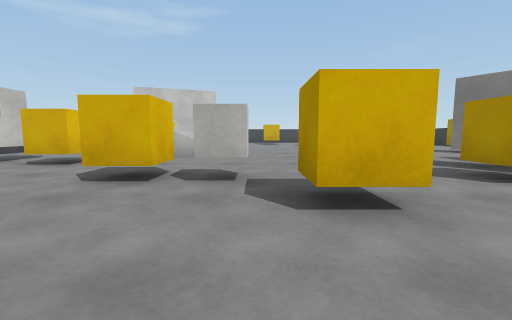
View 1 (above)

21 first-person views from a walk through a scene from a Unity 3-D project. The camera is 0.72 m above the floor, tilts 6° down and sees 90° across. The floor is counted in squares, 1 m on a side. Each view is taken from the middle of a square. On the plan, view 1 faces up. The plan holds only what a view shows up to about 9 squares ahead; the rest is blank. The player is left out. Surface patterns are stand-ins for the level's own textures.

View 2
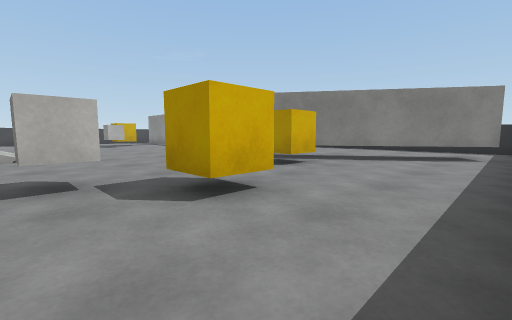

View 3
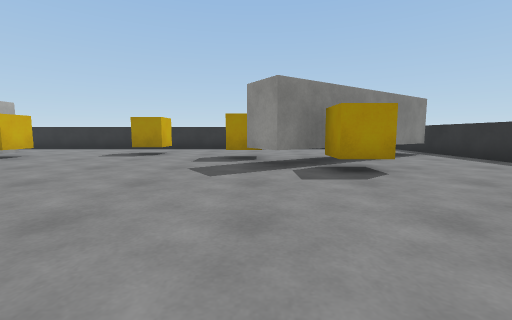

View 4
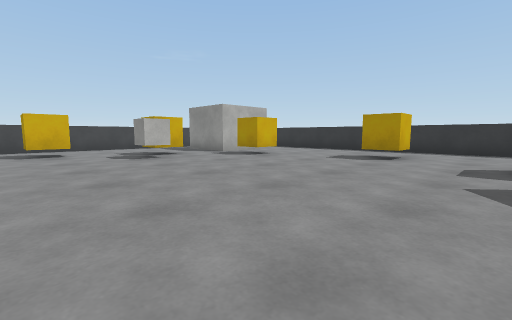

View 5
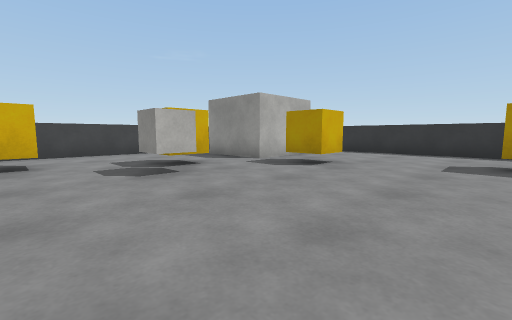

View 6
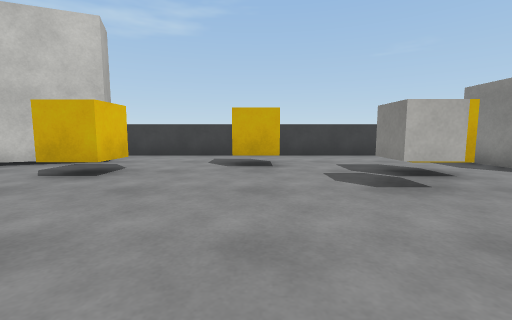

View 7
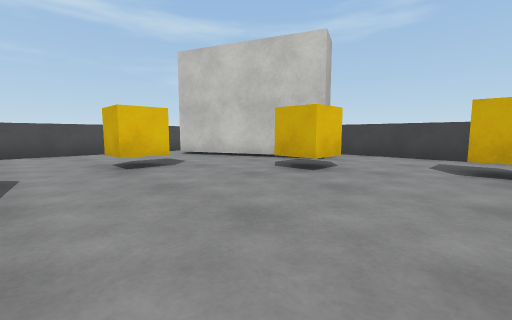

View 8
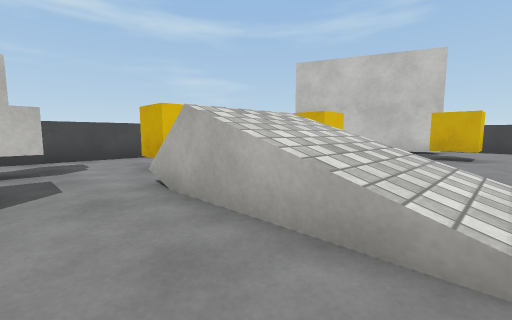

View 9
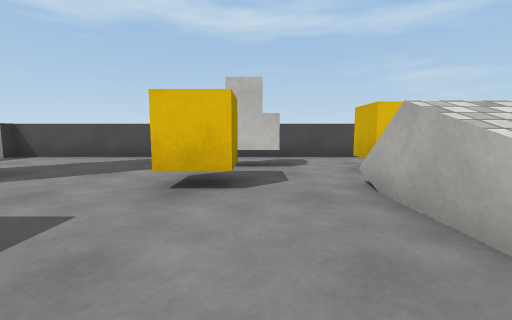

View 10
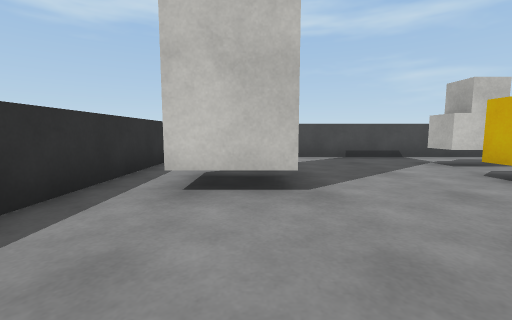

View 11
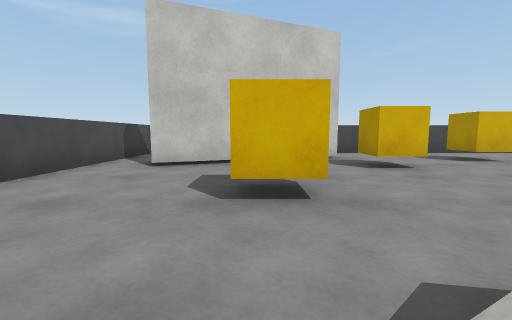

View 12
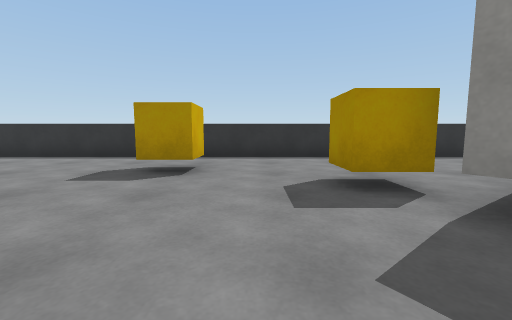

View 13
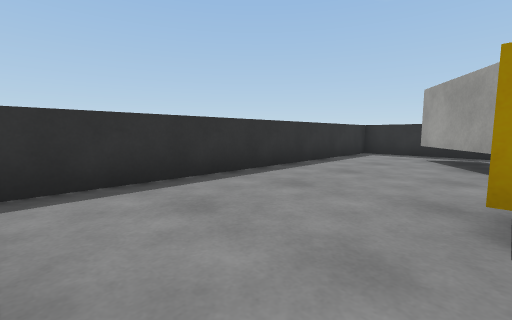

View 14
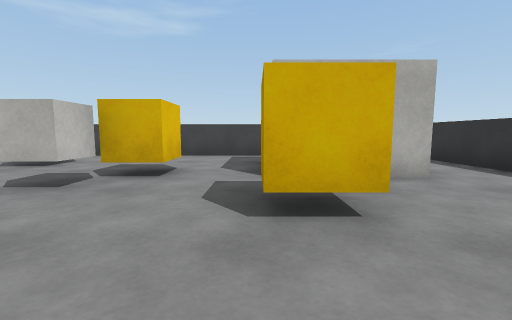

View 15
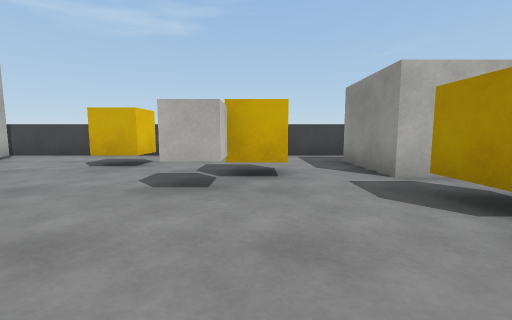

View 16
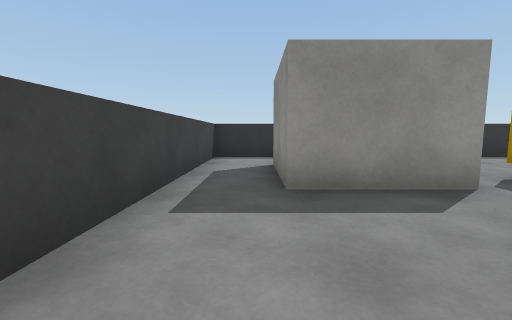

View 17
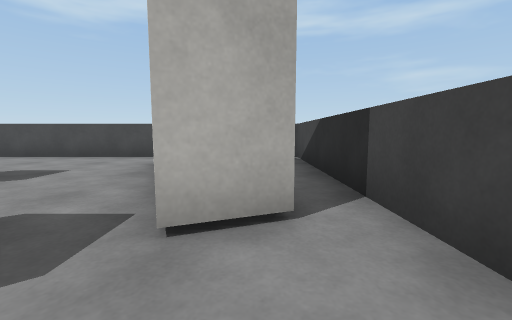

View 18
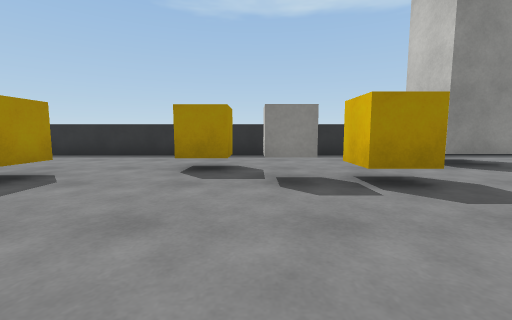

View 19
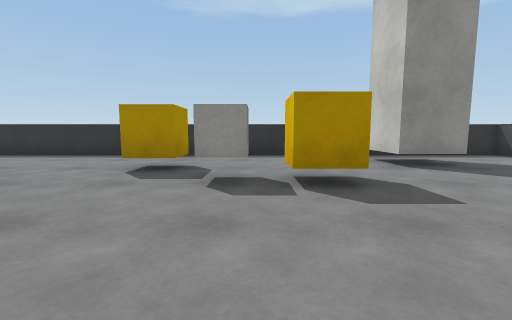

View 20
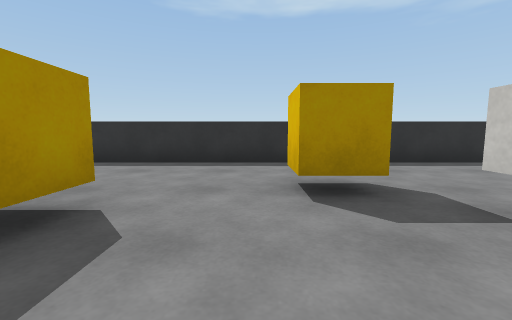

View 21
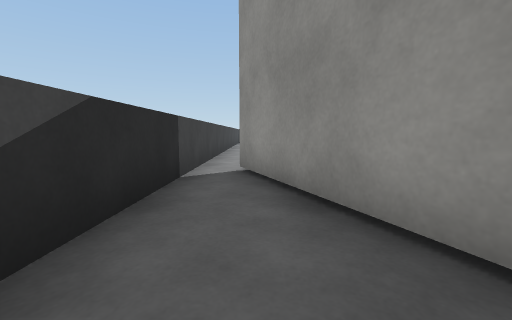

### Floor plan
Key: @ floor where view 1 was taken; # wall or solid block; . floor; / step, stairs or slope; C cube; W white cube; T thing the floor can be seen under or through; B block.
Columns run from 9 left of view 1 to 11 right of it. Each row starts with its distance up from view 1.
 19 #####################
 18 #....##.............#
 17 #.#####...C.....BBB.#
 16 #.##...C.....C..B B.#
 15 #......C....WC..BB..#
 14 #...........W.......#
 13 #...C...........C...#
 12 #...................#
 11 #...................#
 10 #..C.////........C..#
  9 #..C.////........C..#
  8 #...................#
  7 #.W.................#
  6 #.W.C.........T.C...#
  5 #............TT ....#
  4 #.......CW...CTT....#
  3 #.........C....T#...#
  2 #...##....C.....TT..#
  1 #... #..........TT..#
  0 #........@......###.#
 -1 ################# ###

Where each view was taken, in squares from view 1:
view 1: 0 up, 0 right, facing up
view 2: 0 up, 1 left, facing up-right
view 3: 6 up, 1 left, facing right
view 4: 7 up, 0 right, facing up-right
view 5: 10 up, 1 right, facing up-right
view 6: 11 up, 1 right, facing up
view 7: 11 up, 1 right, facing up-left
view 8: 7 up, 1 left, facing up-left
view 9: 7 up, 1 left, facing left
view 10: 2 up, 1 left, facing left
view 11: 10 up, 5 left, facing up
view 12: 8 up, 3 right, facing right
view 13: 9 up, 7 right, facing down-right
view 14: 11 up, 6 right, facing up
view 15: 11 up, 4 right, facing up
view 16: 18 up, 3 right, facing right
view 17: 18 up, 1 left, facing left
view 18: 8 up, 0 right, facing down
view 19: 8 up, 1 left, facing down
view 20: 6 up, 2 right, facing down
view 21: 18 up, 8 left, facing right
